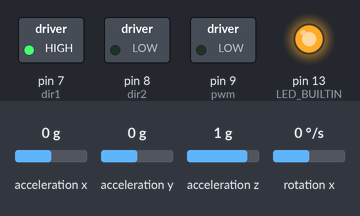
Bench run of a sketch on a simulated Arduino Uno, built with avr-gcc and run on an emulated ATmega328P. Parts: switched loads named in the sketch (green lamp = pin HIGH), output pins drawn as LEDs (lit = HIGH). Wiring (inferred from the names in the program): MPU-6050 motion sensor at I2C address 0x68. The test bench sets the inputs (shaded band); at power-on: acceleration y 0 g, acceleration x 0 g, acceleration z 1 g, rotation x 0 °/s. What the sketch prints to the serial monitor is not drawn.

Above: at 3.6 s.
3.7 s: acceleration y set to -1.4 g
At 3.96 s:
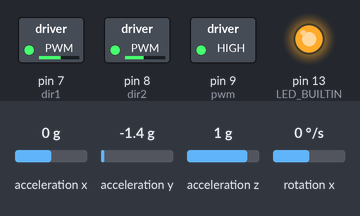
6.7 s: acceleration y set to 0 g
At 7.4 s:
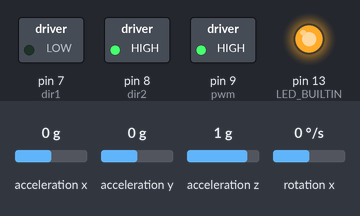
8.2 s: acceleration y set to 0.8 g
At 24.9 s:
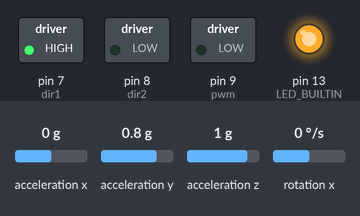
Timing chart, 0 to 25.8 s (numbered marks = the images above; inputs shaded):
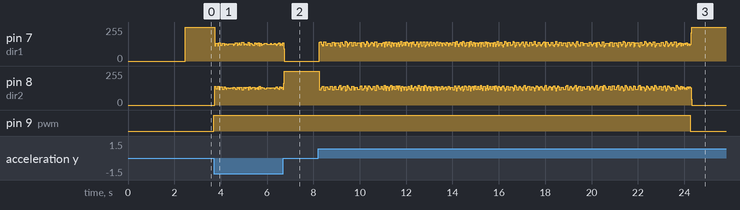

Measured:
- after the input at 8.2 s, pin 9 (pwm): HIGH → LOW after 16.1 s

The sketch:

project_v1.ino
```cpp
/*
* @file project_v1.ino
* @author Adam King
* @brief Version 1 implementation of our Feedback Controls project
*
* This code is version 1 of the code used in our Feedback Controls project.
* The code for reading the raw values from the MPU-6050 accelerometer/
* gyroscope sensor was modified from Public Domain code posted by
* "Arduino User JohnChi". L298N motor driver code was modified from Public
* Domain code posted by "Reichenstein7". All other code based on datasheets
* or workd done by the group, and code was generated by Adam King.
*/

// MPU-6050 Short Example Sketch
// By Arduino User JohnChi
// August 17, 2014
// Public Domain

//I2C communication for the MPU6050 sensor
#include <Wire.h>
const int MPU_addr=0x68;  // I2C address of the MPU-6050

byte noise = 2;
float f32_AY_conversion = 180.0f / 3.14159f / 16384.0f;

short i16_AY_raw, i16_GX_raw; //non-calibrated raw values
double f64_AY_raw_avg, f64_GX_raw_avg; //f64 average of 1000 non-calibrated raw values
short i16_AY_raw_avg, i16_GX_raw_avg; //i16 average of 1000 non-calibrated raw values
float f32_AY_raw_deg_avg, f32_GX_raw_deg_avg; //degrees output from average of 1000 non-calibrated raw values
short i16_AY, i16_GX; //calibrated raw values
float f32_AY_deg, f32_GX_deg; //degrees output from calibrated raw values
float f32_AY_deg_sum, f32_GX_deg_sum;

//Motor driver control
int dir1 = 7;
int dir2 = 8;
boolean useDir1 = true;
int pwm = 9;

//Feedback control constants
float kp = -33.0f;
float kd = 0.0f;
float ki = -29.0f;
float set = 0;
float f32_correction = 0;
float f32_integration_time = 0.0021603f;

void setup(){
  //For calibration signal
  pinMode(LED_BUILTIN, OUTPUT);
  digitalWrite(LED_BUILTIN, LOW);

  //Setup motor driver
  pinMode(dir1, OUTPUT);
  pinMode(dir2, OUTPUT);
  pinMode(pwm, OUTPUT);
  digitalWrite(dir1, LOW);
  digitalWrite(dir2, LOW);
  digitalWrite(pwm, LOW);

  //Setup MPU6050
  Wire.begin();
  Wire.beginTransmission(MPU_addr);
  Wire.write(0x6B);  // PWR_MGMT_1 register
  Wire.write(0);     // set to zero (wakes up the MPU-6050)
  Wire.endTransmission(true);

  f64_AY_raw_avg = 0.0;
  f64_GX_raw_avg = 0.0;
  f32_GX_deg_sum = 0.0f;

  for (int i = 1; i < 1001; i++) {
    Wire.beginTransmission(MPU_addr);
    Wire.write(0x3B);
    Wire.endTransmission(false);
    Wire.requestFrom(MPU_addr, 10, true);
    Wire.read(); Wire.read();
    i16_AY_raw = ((Wire.read() << 8) | ((Wire.read() >> noise) << noise));
    Wire.read(); Wire.read();
    Wire.read(); Wire.read();
    i16_GX_raw = ((Wire.read() << 8) | ((Wire.read() >> noise) << noise)) ;

    //don't care about speed in calibration for now, so no casting
    //doing this weird averaging so it can still fit within a float
    f64_AY_raw_avg = ((f64_AY_raw_avg * (i - 1)) + i16_AY_raw) / i;
    f64_GX_raw_avg = ((f64_GX_raw_avg * (i - 1)) + i16_GX_raw) / i;
  } //for i

  //adding 0.5 and casting to act as rounding
  i16_AY_raw_avg = (short)(f64_AY_raw_avg + 0.5f);
  i16_GX_raw_avg = (short)(f64_GX_raw_avg + 0.5f);
  f32_AY_raw_deg_avg = (float)(f64_AY_raw_avg * (double)f32_AY_conversion);
  f32_GX_raw_deg_avg = (float)(f64_GX_raw_avg / (double)131.0);


  Serial.begin(115200);
  Serial.println("Averages:");
  Serial.print("  \tf64_AY_raw_avg = "); Serial.print(f64_AY_raw_avg, 4);
  Serial.print("  \tf64_GX_raw_avg = "); Serial.print(f64_GX_raw_avg, 4);
  Serial.println();
  Serial.print("  \ti16_AY_raw_avg = "); Serial.print(i16_AY_raw_avg);
  Serial.print("  \t\ti16_GX_raw_avg = "); Serial.print(i16_GX_raw_avg);
  Serial.println();
  Serial.print("  \tf32_AY_raw_deg_avg = "); Serial.print(f32_AY_raw_deg_avg);
  Serial.print("  \tf32_GX_raw_deg_avg = "); Serial.print(f32_GX_raw_deg_avg);
  Serial.println();
  Serial.println("Setup complete.");
  Serial.flush();

  //indicates to the user without a serial terminal that calibration is done
  digitalWrite(LED_BUILTIN, HIGH);

  delay(1000);
} //setup

void loop() {

  Wire.beginTransmission(MPU_addr);
  Wire.write(0x3B);
  Wire.endTransmission(false);
  Wire.requestFrom(MPU_addr, 10, true);
  Wire.read(); Wire.read();
  i16_AY = ((Wire.read() << 8) | ((Wire.read() >> noise) << noise)) -  i16_AY_raw_avg;
  Wire.read(); Wire.read();
  Wire.read(); Wire.read();
  i16_GX = ((Wire.read() << 8) | ((Wire.read() >> noise) << noise)) - i16_GX_raw_avg;

  //f32_AY = ((float)i16_AY_raw) / 16384.0f;
  f32_AY_deg = ((float)i16_AY) * f32_AY_conversion;
  f32_AY_deg_sum = f32_AY_deg_sum + f32_AY_deg;
  //f32_AY_sum = f32_AY_sum + f32_AY;
  //f32_AY_deg_sum = f32_AY_deg_sum + f32_AY_deg;
  //f32_AY = ((float)i16_GX_raw_sum) / 16384.0f;
  f32_GX_deg = ((float)i16_GX) / 131.0f;
  f32_GX_deg_sum = f32_GX_deg_sum + f32_GX_deg;

  //f32_AY_sum = f32_AY_sum + f32_AY;
  //f32_GX_sum = f32_GX_sum + f32_GX;

  //f32_GX_sum_sum = f32_GX_sum_sum + f32_GX_sum;

  /*
  Serial.println();

  //Serial.print("f32_AY = "); Serial.print(f32_AY, 4);
  Serial.print("  \f32_AY_deg = "); Serial.print(f32_AY_deg, 4);
  Serial.print("  \tf32_AY_deg_sum = "); Serial.print(f32_AY_deg_sum, 4);
  Serial.print("  \tf32_GX_deg = "); Serial.print(f32_GX_deg, 4);
  Serial.print("  \tf32_GX_deg_sum = "); Serial.print(f32_GX_deg_sum, 4);
  */

  /*
  Serial.print("  \ti16_AY_raw = "); Serial.print(i16_AY_raw);
  Serial.print("  \t16_GY_raw = "); Serial.print(i16_GX_raw);
  Serial.print("  \ti16_GY_raw_sum = "); Serial.print(i16_GX_raw_sum);
  */

  //Serial.println();

  f32_correction = 0.0f;

  //kp
  f32_correction = f32_correction + (kp * -f32_AY_deg);
  //f32_correction = f32_correction + (kp * f32_GX_deg_sum);

  //kd
  f32_correction = f32_correction + (kd * -f32_GX_deg);

  //ki
  f32_correction = f32_correction + (ki * -f32_AY_deg_sum);
  //f32_correction = f32_correction + (ki * f32_GX__degsum_sum);

  int speed = int((f32_correction / 0.00372549f) + 0.5);

  if (speed < 0) {
    useDir1 = true;
  } else {
    useDir1 = false;
  } //if-else
  speed = abs(speed);
  speed = min(speed, 255);


  //Serial.print("\tf32_correction = "); Serial.print(f32_correction, 4);
  Serial.print("\tspeed = "); Serial.print(speed);
  //Serial.print("\tuseDir1 = "); Serial.print(useDir1);
  Serial.println();

  //Serial.flush();

  if (!useDir1) {
    digitalWrite(dir2, LOW);
    digitalWrite(dir1, HIGH);
  } else {
    digitalWrite(dir1, LOW);
    digitalWrite(dir2, HIGH);
  } //if-else
  analogWrite(pwm, speed);

  //delay(1);
} //loop
```
